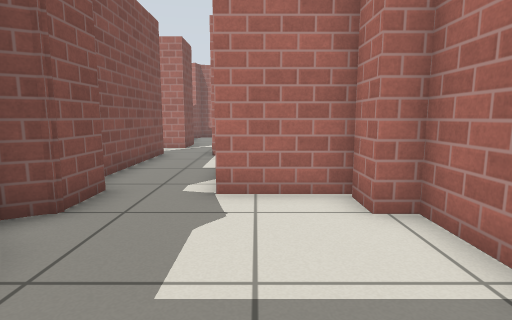
View 1 (above)

21 first-person views from a walk through a Gazebo world. The camera is 0.72 m above the floor, tilts 8° down and sees 80° across. Floor lines are 1 m apart. The floor is counted in squares, 0.5 m on a side. Each view is taken from the middle of a square. On the plan, view 1 faces up. The plan holds only what a view shows up to about 14 squares ahead; the rest is blank. Simple patterns stand in for the simulator's built-in surfaces.

View 2
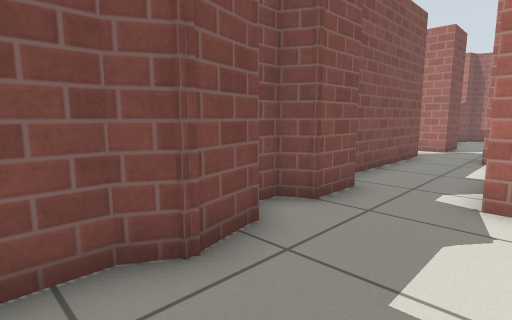

View 3
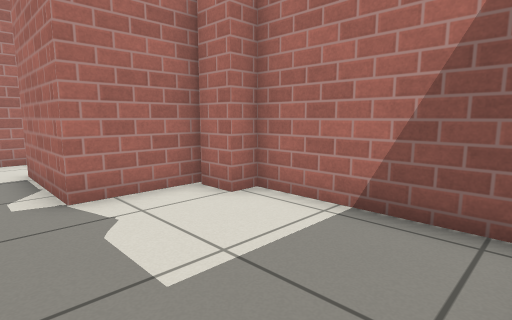

View 4
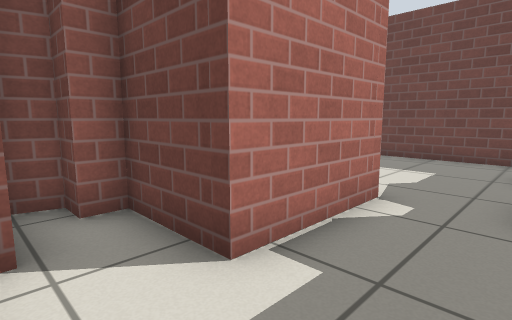

View 5
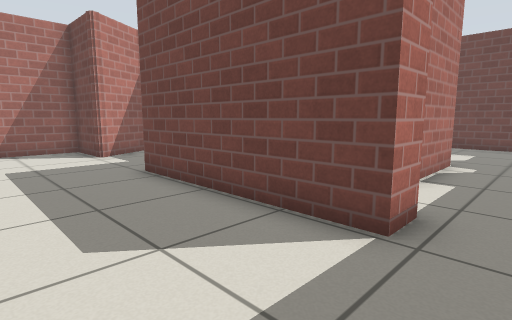

View 6
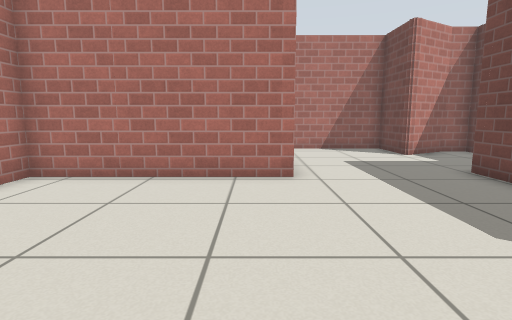

View 7
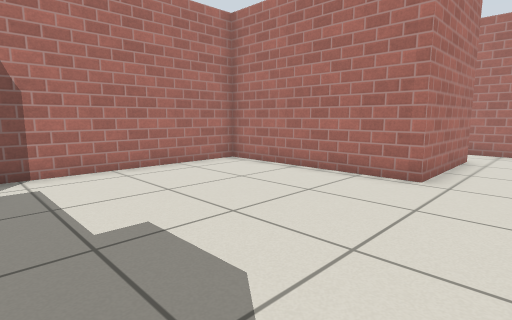

View 8
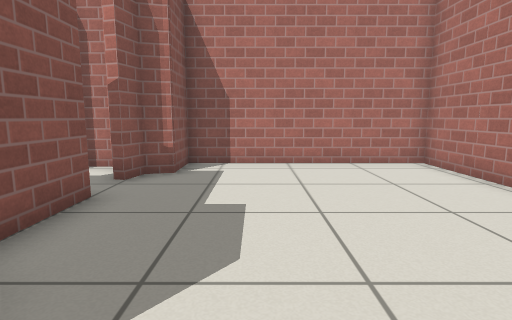

View 9
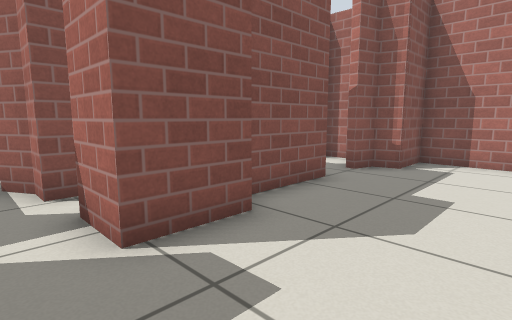

View 10
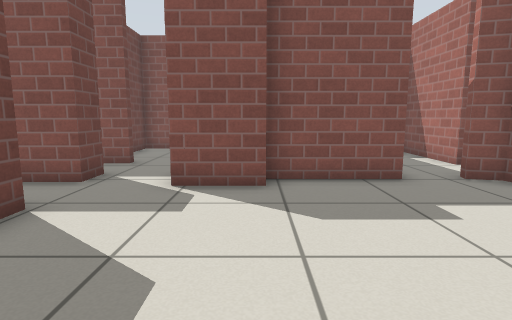

View 11
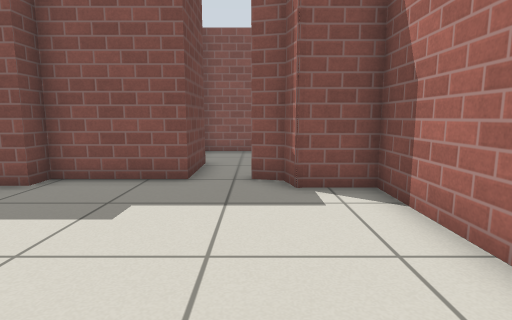

View 12
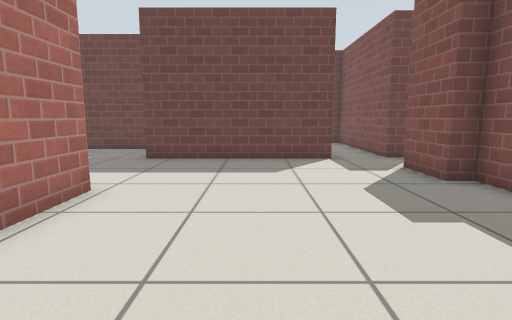

View 13
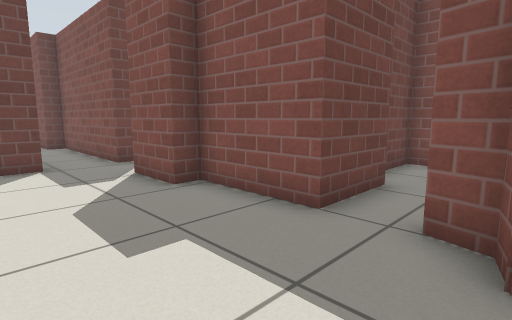

View 14
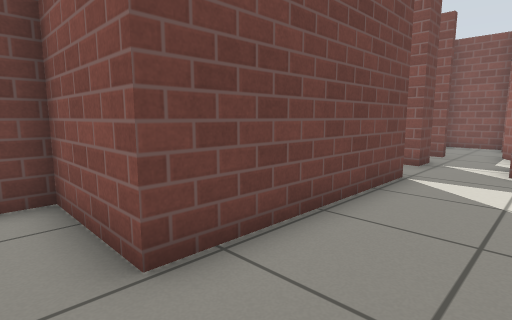

View 15
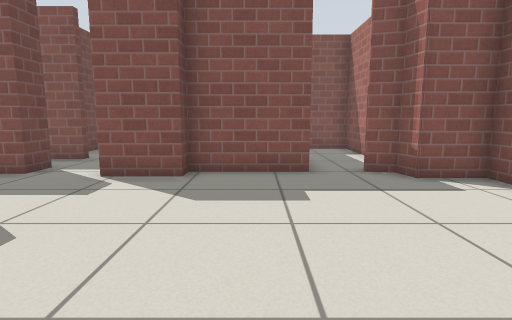

View 16
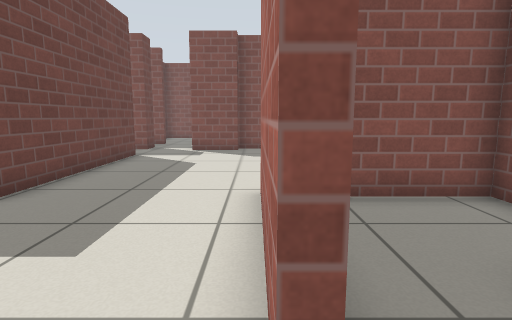

View 17
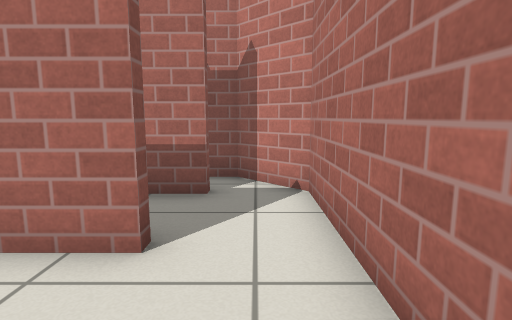

View 18
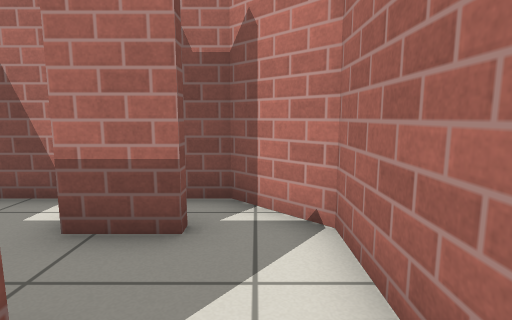

View 19
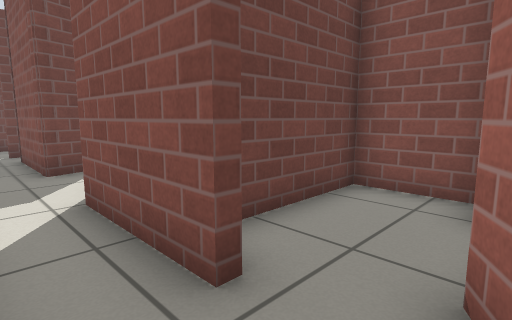

View 20
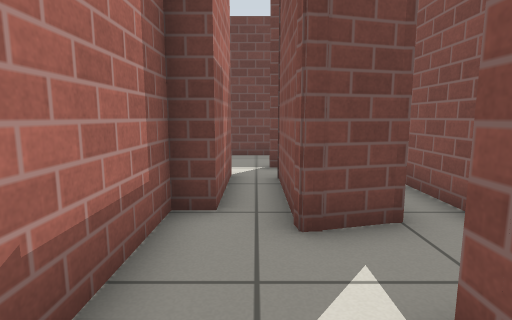

View 21
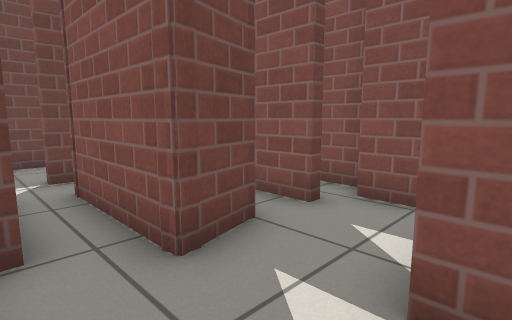

### Floor plan
Points are (right, up) in squares from view 1. A wall is a line through its corners. A room is listed if a view was taken in it or the views show most of it. See-through windows are left out.
Room 1 (views 1, 2, 3)
walls: (2.5, 0.3) (2.5, 4.4) (1.7, 4.4) (1.7, 5.5); (-2.9, 2.9) (-2.6, 1.7) (-3, 1) (-3, 0.1); (-2.1, -0.5) (1.9, -0.5); (2, 5.6) (-0.8, 5.6); (-3, 5.9) (-3, 4.5) (-3.7, 4.1) (-3.7, 3.6)
ways out: opening at (-2, 5) to room 2
Room 2 (view 4)
walls: (-0.4, 11.4) (-1.6, 11.4); (-3.7, 12.1) (-3.7, 5.9) (-3, 5.9); (-0.8, 5.6) (-0.8, 9.1) (1.7, 9.1) (1.7, 9.8); (2.5, 9.8) (2.7, 10.6)
ways out: opening at (-2, 5) to room 1; opening at (-2.5, 12) to room 3
Room 3 (views 5, 6, 7, 8, 9, 10, 11, 12, 13, 15)
walls: (-4, 19.4) (-4, 16.2) (-3.3, 16.2) (-3.3, 14.2) (-4.9, 14.2); (4.3, 17.1) (4.3, 23.5) (-3.1, 23.5) (-3.1, 21.8) (-3.8, 21.6) (-4, 20.9); (-1.6, 11.4) (-1.6, 12.4) (4.9, 12.4); (-4.7, 12.1) (-3.7, 12.1)
ways out: opening at (-2.5, 12) to room 2; opening at (5, 14.5) to room 4; opening at (-4, 13.5) to room 6; opening at (-4, 20)
Room 4 (views 14, 17, 18)
walls: (4.9, 12.4) (4.9, 9.1) (9.8, 9.1) (9.8, 10.2) (8.5, 12.4) (11, 12.4) (11, 16.6); (8.8, 17.1) (4.3, 17.1)
ways out: opening at (5, 14.5) to room 3; opening at (9.5, 17) to room 5
Room 5 (view 16)
walls: (8.8, 17.5) (8.8, 17.1); (9.1, 20) (9.1, 19.6) (7.5, 19.6); (11, 16.6) (11, 19.8) (9.6, 21.3)
ways out: opening at (9.5, 17) to room 4; opening at (8, 18.5)
Room 6 (views 19, 20, 21)
walls: (-6.5, 5.4) (-6.5, 1.6); (-8.1, 4.9) (-6.6, 5.3) (-6.5, 4.9); (-6.9, 12.1) (-6.5, 12.1) (-6.5, 8.5); (-10.2, 6.5) (-10.2, 5.4); (-9.6, 5) (-9.2, 5); (-6.2, 14.6) (-6.2, 14) (-6.9, 14) (-7.7, 13.5); (-5.4, 1.4) (-5.4, 4.4) (-4.7, 4.4) (-4.7, 7.6); (-11.1, 13.2) (-11.1, 10.9) (-7.7, 10.9); (-6.9, 0.4) (-6.3, 0.4)
low walls: (-7.2, 8) (-7.2, 7.3)
ways out: opening at (-4, 13.5) to room 3; opening at (-5.5, 0)

Positions as (right, up) in squares from view 1, and headings:
1: (0, 0), facing up
2: (0, 0), facing up-left
3: (-2, 0), facing up-right
4: (-3, 11), facing down-right
5: (-3, 16), facing down-right
6: (-3, 18), facing right
7: (-3, 15), facing up-right
8: (-1, 14), facing up
9: (0, 13), facing up-left
10: (3, 16), facing left
11: (3, 21), facing left
12: (1, 23), facing down
13: (0, 22), facing down-left
14: (6, 15), facing down-left
15: (4, 18), facing left
16: (10, 17), facing left
17: (10, 14), facing up
18: (10, 16), facing up
19: (-5, 14), facing down-left
20: (-6, 9), facing down
21: (-5, 8), facing down-left
